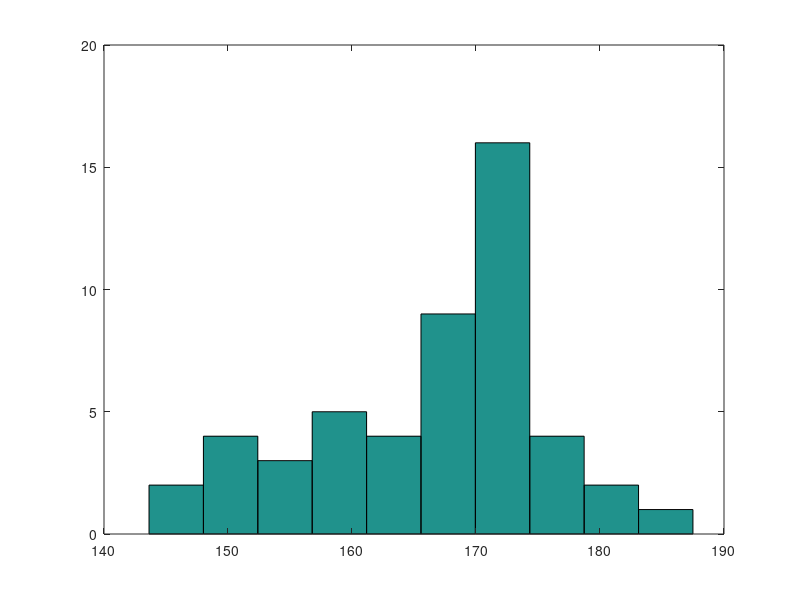
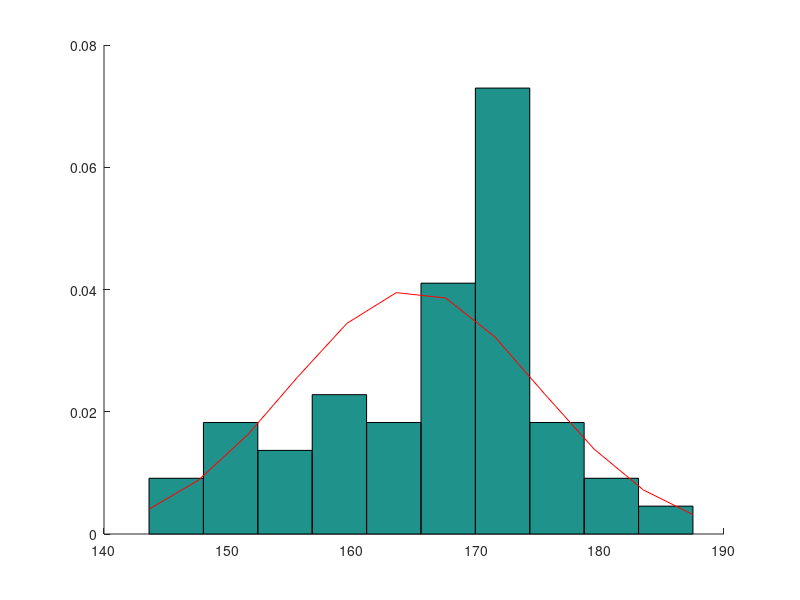

Write the MATLAB code that produced these figures, in order.
function recapitulare()
#afiseaza toate aranjamentele de n luate cate k
#{
v=1:5;
n=5;
k=2;
v=nchoosek(v, k);
aranjamente=[];
for i=1:length(v)
   aranjamente=[aranjamente; perms(v(i,:))];
endfor
aranjamente
#}

#23 de persoane sa aiba ziua de nastere in aceeasi zi
#{
N=1000;
frecv=0;
for i=1:N
  zile=randi(365, 1, 23);
  if length(unique(zile)) < 23
    ++frecv;
  endif
endfor
rasp=frecv/N
#}
#{
#generare de puncte intr-un patrat
#i) puncte in int patratului
#ii) puncte mai apropiate de centru decat de varfuri
#iii) puncte care formeaza cu varfurile patratelor dou triungh. ascutitungice si 2 obtuzungice
clf;hold on;axis square;axis off;
rectangle('Position', [0 0 1 1])
N=1000;
frecv=0;
for i=1:N
  x=rand;
  y=rand;
  #if pdist([x y;0.5 0.5]) <= 0.5 #i
  #if pdist([x y;0.5 0.5]) <= pdist([x y;0 0]) && pdist([x y;0.5 0.5]) <= pdist([x y;1 1]) && pdist([x y;0.5 0.5]) <= pdist([x y;1 0]) && pdist([x y;0.5 0.5]) <= pdist([x y;0 1])
  AP=pdist([x y;0 0]);
  BP=pdist([x y;1 1]);
  CP=pdist([x y;0 1]);
  DP=pdist([x y;1 0]);
  obtuz=0;
  if AP^2+CP^2 > 1
    obtuz++;
  endif
  if BP^2+DP^2 > 1
    obtuz++;
  endif
  if CP^2+BP^2 > 1
    obtuz++;
  endif
  if DP^2+AP^2 > 1
    obtuz++;
  endif
  if obtuz==2
    plot(x, y,'dm','MarkerSize',7,'MarkerFaceColor','m');
    frecv++;
  endif
endfor
rasp=frecv/N
#}
#{
urna=['r', 'r', 'r', 'r', 'r' 'a', 'a', 'a', 'v', 'v'];
cont=0;
for i=1:5000
  ext=randsample(urna, 3);
  if ext(1)=='r' && ext(2)=='r' && ext(3)=='r'
    ++cont;
  endif
endfor
rasp=cont/5000
#}
#{
2lab3
clf;grid on; hold on;
n=5; p=1/3; nr_sim=5000;

x=binornd(n,p,1,nr_sim);
N=hist(x,0:n);
bar(0:n,N/nr_sim,'hist','FaceColor','b');#pt fiecare element se creeaza o bara cu probabilitatea in momentul respectiv
bar(0:n,binopdf(0:n,n,p),'FaceColor','y');#asta e cea teoretica
legend('probabilitatile estimate','probabilitatile teroretice');

set(findobj('type','patch'),'facealpha',0.7);xlim([-1 n+1]);
#}
#{
m=1000;
disp('i)')
sume_posibile=4:24;
zaruri=randi(6,4,m);
sume_sim=sum(zaruri);
frecv_abs=hist(sume_sim,sume_posibile);
sume_frecv_abs=[sume_posibile;frecv_abs]'
disp('ii)')
clf;hold on;grid on;
xticks(sume_posibile);xlim([3,25]);
yticks(0:0.01:0.14);ylim([0 0.14]);
bar(sume_posibile,frecv_abs/m,'hist','FaceColor','b');
frecv_abs_max=max(frecv_abs)
sume_cele_mai_frecvente=sume_posibile(frecv_abs==frecv_abs_max)
#}
n = 50;
X = normrnd(165, 10, n, 1);
figure(1);
hist(X)
minVal = min(X)
maxVal = max(X)
baseWidth = (maxVal - minVal)/10
figure(2);
hold on;
hist(X, 10, 1/baseWidth)
kSegments = n/4
x = linspace(minVal, maxVal, kSegments);
y = normpdf(x, 165, 10);
plot(x, y, 'r');
leftBorder = 160;
rightBorder = 170;
Xinterval = [];
for i=1:n
  if X(i) >= 160 && X(i) <= 170
    Xinterval(end + 1) = X(i);
  endif
endfor
Xinterval
medianValue = mean(Xinterval)
standardDeviation = std(Xinterval)

end

